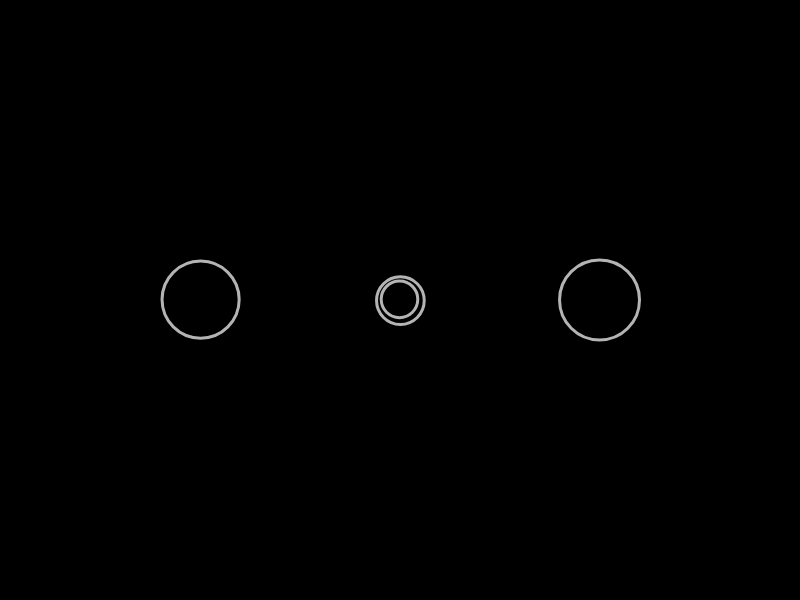
Frame 1 (no input)
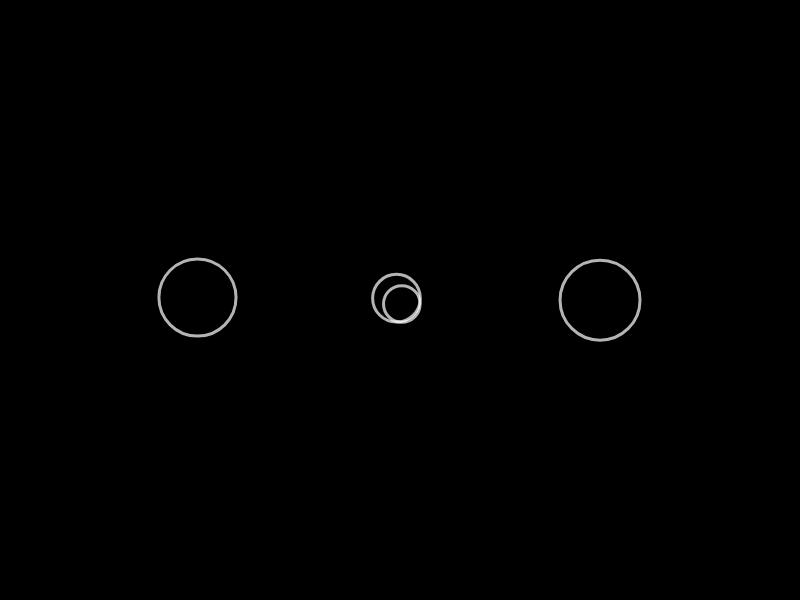
Frame 60 (no input)
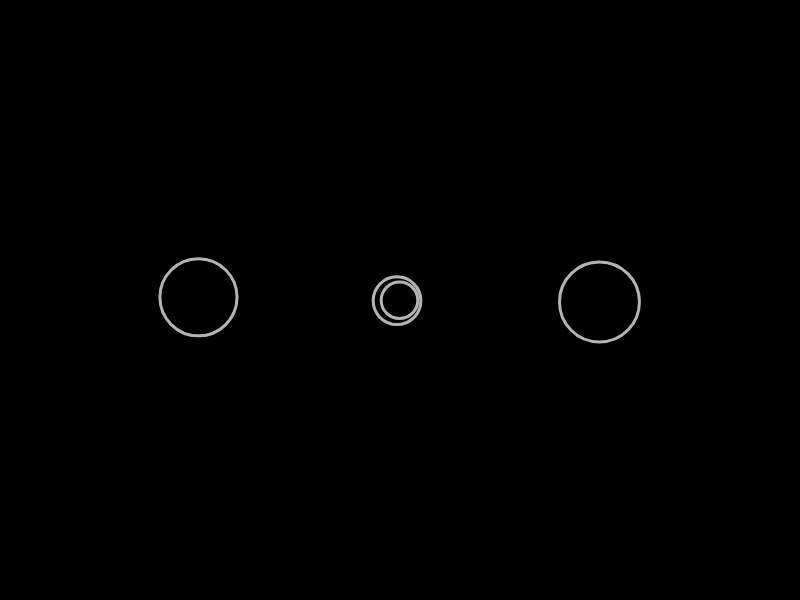
Frame 120 (the mouse pressed at the canvas centre since frame 60)

The p5.js sketch that drew these frames (run headless with seeded random() and noise() and a simulated clock; from frame 60 on, the mouse is pressed at the canvas centre):

// p5.js sketch
// ── sketch.js
// BUBBLE - Classes & Objects

// Declare Global Variables
let bubble, bubble2, bubble3, bubble4;

// SETUP FUNCTION - Runs once at beginning of program
function setup() {
	createCanvas(800, 600);

	// Initialize Global Variables
	bubble = new Bubble(200);
	bubble2 = new Bubble(400);
	bubble3 = new Bubble(600);
	bubble4 = new Bubble( 400);
}

// DRAW FUNCTION - Loops @ 60FPS by default
function draw() {
	// LOGIC
	bubble.move();
	bubble2.move();
	bubble3.move();
	bubble4.move();

	// DRAW
	background(0);
	bubble.show();
	bubble2.show();
	bubble3.show();
	bubble4.show();
	
}

// ── bubble.js
// CODE FOR A BUBBLE OBJECT

// bubble class - factory or blueprint to build bubble object
class Bubble{
	constructor(x){
		// properties
		// run once a bubblw object is made
		this.x = x;
		this.y = 300;
		this.r = random(10,50);
	}

	// medthods
	move(){
		// move randomly
		this.x += random(-1, 1);
		this.y += random(-1, 1);
	}

	show(){
		// Draw Bubble
		noFill();
		stroke(255, 180);
		strokeWeight(3);
		ellipse(this.x, this.y, 2 * this.r);
	}
}
